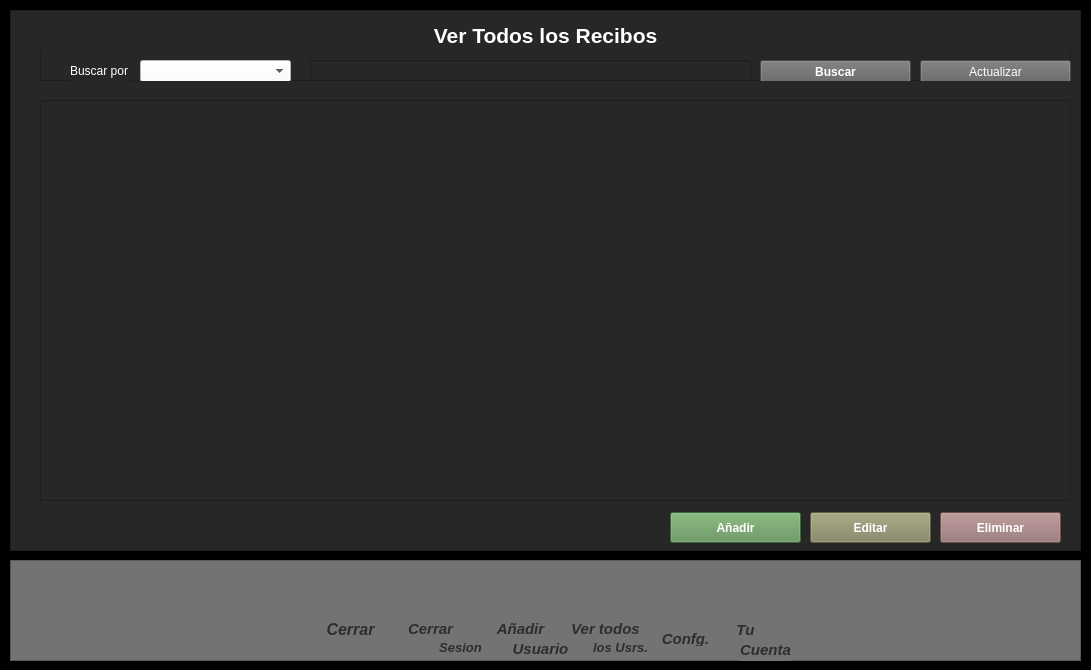
<?xml version="1.0" encoding="UTF-8"?>
<ui version="4.0">
 <class>Ver_recibos</class>
 <widget class="QWidget" name="Ver_recibos">
  <property name="geometry">
   <rect>
    <x>0</x>
    <y>0</y>
    <width>1091</width>
    <height>670</height>
   </rect>
  </property>
  <property name="windowTitle">
   <string>Tienda Main</string>
  </property>
  <property name="styleSheet">
   <string notr="true">background-color: rgb(0, 0, 0);
</string>
  </property>
  <widget class="QFrame" name="frame">
   <property name="geometry">
    <rect>
     <x>10</x>
     <y>10</y>
     <width>1071</width>
     <height>541</height>
    </rect>
   </property>
   <property name="styleSheet">
    <string notr="true">background-color: rgb(39, 39, 39);</string>
   </property>
   <property name="frameShape">
    <enum>QFrame::StyledPanel</enum>
   </property>
   <property name="frameShadow">
    <enum>QFrame::Raised</enum>
   </property>
   <widget class="QFrame" name="frame_3">
    <property name="geometry">
     <rect>
      <x>30</x>
      <y>10</y>
      <width>1031</width>
      <height>61</height>
     </rect>
    </property>
    <property name="frameShape">
     <enum>QFrame::StyledPanel</enum>
    </property>
    <property name="frameShadow">
     <enum>QFrame::Raised</enum>
    </property>
    <widget class="QLabel" name="label_2">
     <property name="geometry">
      <rect>
       <x>30</x>
       <y>40</y>
       <width>61</width>
       <height>21</height>
      </rect>
     </property>
     <property name="styleSheet">
      <string notr="true">color: rgb(255, 255, 255);</string>
     </property>
     <property name="text">
      <string>Buscar por : </string>
     </property>
    </widget>
    <widget class="QComboBox" name="filtro">
     <property name="geometry">
      <rect>
       <x>100</x>
       <y>40</y>
       <width>151</width>
       <height>22</height>
      </rect>
     </property>
     <property name="styleSheet">
      <string notr="true">background-color: rgb(255, 255, 255);</string>
     </property>
    </widget>
    <widget class="QLineEdit" name="Busqueda">
     <property name="geometry">
      <rect>
       <x>270</x>
       <y>40</y>
       <width>441</width>
       <height>21</height>
      </rect>
     </property>
     <property name="styleSheet">
      <string notr="true">color: rgb(255, 255, 255);</string>
     </property>
    </widget>
    <widget class="QPushButton" name="buscar_recibo">
     <property name="geometry">
      <rect>
       <x>720</x>
       <y>40</y>
       <width>151</width>
       <height>23</height>
      </rect>
     </property>
     <property name="font">
      <font>
       <weight>75</weight>
       <bold>true</bold>
      </font>
     </property>
     <property name="styleSheet">
      <string notr="true">background-color: rgb(99, 99, 99);
color: rgb(255, 255, 255);</string>
     </property>
     <property name="text">
      <string>Buscar</string>
     </property>
     <property name="icon">
      <iconset>
       <normaloff>../assets/icons/new/art_pint/documento (1).png</normaloff>../assets/icons/new/art_pint/documento (1).png</iconset>
     </property>
    </widget>
    <widget class="QPushButton" name="actualizar_recibo">
     <property name="geometry">
      <rect>
       <x>880</x>
       <y>40</y>
       <width>151</width>
       <height>23</height>
      </rect>
     </property>
     <property name="styleSheet">
      <string notr="true">background-color: rgb(99, 99, 99);
color: rgb(255, 255, 255);</string>
     </property>
     <property name="text">
      <string>Actualizar</string>
     </property>
     <property name="icon">
      <iconset>
       <normaloff>../assets/icons/new/art_pint/reiniciar.png</normaloff>../assets/icons/new/art_pint/reiniciar.png</iconset>
     </property>
    </widget>
    <widget class="QLabel" name="label">
     <property name="geometry">
      <rect>
       <x>-30</x>
       <y>0</y>
       <width>1071</width>
       <height>31</height>
      </rect>
     </property>
     <property name="font">
      <font>
       <pointsize>16</pointsize>
       <weight>75</weight>
       <bold>true</bold>
      </font>
     </property>
     <property name="styleSheet">
      <string notr="true">color: rgb(255, 255, 255);</string>
     </property>
     <property name="text">
      <string>&lt;html&gt;&lt;head/&gt;&lt;body&gt;&lt;p align=&quot;center&quot;&gt;Ver Todos los Recibos&lt;/p&gt;&lt;/body&gt;&lt;/html&gt;</string>
     </property>
    </widget>
   </widget>
   <widget class="QTableWidget" name="tabla">
    <property name="geometry">
     <rect>
      <x>30</x>
      <y>90</y>
      <width>1031</width>
      <height>401</height>
     </rect>
    </property>
    <property name="styleSheet">
     <string notr="true">color: rgb(255, 255, 255);</string>
    </property>
   </widget>
   <widget class="QPushButton" name="Anadir_recibo">
    <property name="geometry">
     <rect>
      <x>660</x>
      <y>502</y>
      <width>131</width>
      <height>31</height>
     </rect>
    </property>
    <property name="font">
     <font>
      <weight>75</weight>
      <bold>true</bold>
     </font>
    </property>
    <property name="styleSheet">
     <string notr="true">background-color: rgb(94, 144, 86);
color: rgb(255, 255, 255);</string>
    </property>
    <property name="text">
     <string>Añadir</string>
    </property>
    <property name="icon">
     <iconset>
      <normaloff>../assets/icons/new/art_pint/presupuesto.png</normaloff>../assets/icons/new/art_pint/presupuesto.png</iconset>
    </property>
    <property name="iconSize">
     <size>
      <width>25</width>
      <height>25</height>
     </size>
    </property>
   </widget>
   <widget class="QPushButton" name="Editar_recibo">
    <property name="geometry">
     <rect>
      <x>800</x>
      <y>502</y>
      <width>121</width>
      <height>31</height>
     </rect>
    </property>
    <property name="font">
     <font>
      <weight>75</weight>
      <bold>true</bold>
     </font>
    </property>
    <property name="styleSheet">
     <string notr="true">background-color: rgb(130, 132, 95);
color: rgb(255, 255, 255);</string>
    </property>
    <property name="text">
     <string>Editar</string>
    </property>
    <property name="icon">
     <iconset>
      <normaloff>../assets/icons/new/art_pint/documento.png</normaloff>../assets/icons/new/art_pint/documento.png</iconset>
    </property>
    <property name="iconSize">
     <size>
      <width>25</width>
      <height>25</height>
     </size>
    </property>
   </widget>
   <widget class="QPushButton" name="Eliminar_recibo">
    <property name="geometry">
     <rect>
      <x>930</x>
      <y>502</y>
      <width>121</width>
      <height>31</height>
     </rect>
    </property>
    <property name="font">
     <font>
      <weight>75</weight>
      <bold>true</bold>
     </font>
    </property>
    <property name="styleSheet">
     <string notr="true">background-color: rgb(148, 112, 112);
color: rgb(255, 255, 255);</string>
    </property>
    <property name="text">
     <string>Eliminar</string>
    </property>
    <property name="icon">
     <iconset>
      <normaloff>../assets/icons/new/art_pint/archivo.png</normaloff>../assets/icons/new/art_pint/archivo.png</iconset>
    </property>
    <property name="iconSize">
     <size>
      <width>25</width>
      <height>25</height>
     </size>
    </property>
   </widget>
  </widget>
  <widget class="QFrame" name="frame_2">
   <property name="geometry">
    <rect>
     <x>10</x>
     <y>560</y>
     <width>1071</width>
     <height>101</height>
    </rect>
   </property>
   <property name="styleSheet">
    <string notr="true">background-color: rgb(115, 115, 115);</string>
   </property>
   <property name="frameShape">
    <enum>QFrame::StyledPanel</enum>
   </property>
   <property name="frameShadow">
    <enum>QFrame::Raised</enum>
   </property>
   <widget class="QPushButton" name="Your_users">
    <property name="geometry">
     <rect>
      <x>730</x>
      <y>10</y>
      <width>51</width>
      <height>51</height>
     </rect>
    </property>
    <property name="cursor">
     <cursorShape>PointingHandCursor</cursorShape>
    </property>
    <property name="styleSheet">
     <string notr="true">QPushButton:hover
{
	border-style: solid;
   	background-color:#bbdefb;

}

QPushButton:pressed
{
	 	background-color:#0069c0;
}</string>
    </property>
    <property name="text">
     <string/>
    </property>
    <property name="icon">
     <iconset>
      <normaloff>../assets/icons/new/art_pint/usuario (2).png</normaloff>../assets/icons/new/art_pint/usuario (2).png</iconset>
    </property>
    <property name="iconSize">
     <size>
      <width>40</width>
      <height>40</height>
     </size>
    </property>
    <property name="flat">
     <bool>true</bool>
    </property>
   </widget>
   <widget class="QPushButton" name="More_users">
    <property name="geometry">
     <rect>
      <x>570</x>
      <y>10</y>
      <width>51</width>
      <height>51</height>
     </rect>
    </property>
    <property name="cursor">
     <cursorShape>PointingHandCursor</cursorShape>
    </property>
    <property name="styleSheet">
     <string notr="true">QPushButton:hover
{
	border-style: solid;
   	background-color:#bbdefb;

}

QPushButton:pressed
{
	 	background-color:#0069c0;
}</string>
    </property>
    <property name="text">
     <string/>
    </property>
    <property name="icon">
     <iconset>
      <normaloff>../assets/icons/new/art_pint/grupo.png</normaloff>../assets/icons/new/art_pint/grupo.png</iconset>
    </property>
    <property name="iconSize">
     <size>
      <width>40</width>
      <height>40</height>
     </size>
    </property>
    <property name="flat">
     <bool>true</bool>
    </property>
   </widget>
   <widget class="QPushButton" name="Close_Main">
    <property name="geometry">
     <rect>
      <x>320</x>
      <y>10</y>
      <width>51</width>
      <height>51</height>
     </rect>
    </property>
    <property name="cursor">
     <cursorShape>PointingHandCursor</cursorShape>
    </property>
    <property name="styleSheet">
     <string notr="true">QPushButton:hover
{
	border-style: solid;
   	background-color:#bbdefb;

}

QPushButton:pressed
{
	 	background-color:#0069c0;
}</string>
    </property>
    <property name="text">
     <string/>
    </property>
    <property name="icon">
     <iconset>
      <normaloff>../assets/icons/new/art_pint/eliminar.png</normaloff>../assets/icons/new/art_pint/eliminar.png</iconset>
    </property>
    <property name="iconSize">
     <size>
      <width>40</width>
      <height>40</height>
     </size>
    </property>
    <property name="flat">
     <bool>true</bool>
    </property>
   </widget>
   <widget class="QPushButton" name="New_Users">
    <property name="geometry">
     <rect>
      <x>490</x>
      <y>10</y>
      <width>51</width>
      <height>51</height>
     </rect>
    </property>
    <property name="cursor">
     <cursorShape>PointingHandCursor</cursorShape>
    </property>
    <property name="styleSheet">
     <string notr="true">QPushButton:hover
{
	border-style: solid;
   	background-color:#bbdefb;

}

QPushButton:pressed
{
	 	background-color:#0069c0;
}</string>
    </property>
    <property name="text">
     <string/>
    </property>
    <property name="icon">
     <iconset>
      <normaloff>../assets/icons/new/art_pint/usuario.png</normaloff>../assets/icons/new/art_pint/usuario.png</iconset>
    </property>
    <property name="iconSize">
     <size>
      <width>40</width>
      <height>40</height>
     </size>
    </property>
    <property name="flat">
     <bool>true</bool>
    </property>
   </widget>
   <widget class="QPushButton" name="Confg">
    <property name="geometry">
     <rect>
      <x>650</x>
      <y>10</y>
      <width>51</width>
      <height>51</height>
     </rect>
    </property>
    <property name="cursor">
     <cursorShape>PointingHandCursor</cursorShape>
    </property>
    <property name="styleSheet">
     <string notr="true">QPushButton:hover
{
	border-style: solid;
   	background-color:#bbdefb;

}

QPushButton:pressed
{
	 	background-color:#0069c0;
}</string>
    </property>
    <property name="text">
     <string/>
    </property>
    <property name="icon">
     <iconset>
      <normaloff>../assets/icons/new/art_pint/ajustes.png</normaloff>../assets/icons/new/art_pint/ajustes.png</iconset>
    </property>
    <property name="iconSize">
     <size>
      <width>40</width>
      <height>40</height>
     </size>
    </property>
    <property name="flat">
     <bool>true</bool>
    </property>
   </widget>
   <widget class="QPushButton" name="Close_Users">
    <property name="geometry">
     <rect>
      <x>400</x>
      <y>10</y>
      <width>51</width>
      <height>51</height>
     </rect>
    </property>
    <property name="cursor">
     <cursorShape>PointingHandCursor</cursorShape>
    </property>
    <property name="styleSheet">
     <string notr="true">QPushButton:hover
{
	border-style: solid;
   	background-color:#bbdefb;

}

QPushButton:pressed
{
	 	background-color:#0069c0;
}</string>
    </property>
    <property name="text">
     <string/>
    </property>
    <property name="icon">
     <iconset>
      <normaloff>../assets/icons/new/art_pint/abra-bloqueo.png</normaloff>../assets/icons/new/art_pint/abra-bloqueo.png</iconset>
    </property>
    <property name="iconSize">
     <size>
      <width>40</width>
      <height>40</height>
     </size>
    </property>
    <property name="flat">
     <bool>true</bool>
    </property>
   </widget>
   <widget class="QLabel" name="label_3">
    <property name="geometry">
     <rect>
      <x>310</x>
      <y>60</y>
      <width>61</width>
      <height>16</height>
     </rect>
    </property>
    <property name="text">
     <string>&lt;html&gt;&lt;head/&gt;&lt;body&gt;&lt;p align=&quot;center&quot;&gt;&lt;span style=&quot; font-size:12pt; font-weight:600; font-style:italic; color:#2d2d2d;&quot;&gt;Cerrar&lt;/span&gt;&lt;/p&gt;&lt;/body&gt;&lt;/html&gt;</string>
    </property>
   </widget>
   <widget class="QLabel" name="label_4">
    <property name="geometry">
     <rect>
      <x>390</x>
      <y>60</y>
      <width>61</width>
      <height>16</height>
     </rect>
    </property>
    <property name="text">
     <string>&lt;html&gt;&lt;head/&gt;&lt;body&gt;&lt;p align=&quot;center&quot;&gt;&lt;span style=&quot; font-size:11pt; font-weight:600; font-style:italic; color:#2d2d2d;&quot;&gt;Cerrar&lt;/span&gt;&lt;/p&gt;&lt;/body&gt;&lt;/html&gt;</string>
    </property>
   </widget>
   <widget class="QLabel" name="label_5">
    <property name="geometry">
     <rect>
      <x>420</x>
      <y>80</y>
      <width>61</width>
      <height>16</height>
     </rect>
    </property>
    <property name="text">
     <string>&lt;html&gt;&lt;head/&gt;&lt;body&gt;&lt;p align=&quot;center&quot;&gt;&lt;span style=&quot; font-size:10pt; font-weight:600; font-style:italic; color:#2d2d2d;&quot;&gt;Sesion&lt;/span&gt;&lt;/p&gt;&lt;/body&gt;&lt;/html&gt;</string>
    </property>
   </widget>
   <widget class="QLabel" name="label_6">
    <property name="geometry">
     <rect>
      <x>480</x>
      <y>60</y>
      <width>61</width>
      <height>16</height>
     </rect>
    </property>
    <property name="text">
     <string>&lt;html&gt;&lt;head/&gt;&lt;body&gt;&lt;p align=&quot;center&quot;&gt;&lt;span style=&quot; font-size:11pt; font-weight:600; font-style:italic; color:#2d2d2d;&quot;&gt;Añadir&lt;/span&gt;&lt;/p&gt;&lt;/body&gt;&lt;/html&gt;</string>
    </property>
   </widget>
   <widget class="QLabel" name="label_7">
    <property name="geometry">
     <rect>
      <x>500</x>
      <y>80</y>
      <width>61</width>
      <height>16</height>
     </rect>
    </property>
    <property name="text">
     <string>&lt;html&gt;&lt;head/&gt;&lt;body&gt;&lt;p align=&quot;center&quot;&gt;&lt;span style=&quot; font-size:11pt; font-weight:600; font-style:italic; color:#2d2d2d;&quot;&gt;Usuario&lt;/span&gt;&lt;/p&gt;&lt;/body&gt;&lt;/html&gt;</string>
    </property>
   </widget>
   <widget class="QLabel" name="label_8">
    <property name="geometry">
     <rect>
      <x>560</x>
      <y>60</y>
      <width>71</width>
      <height>16</height>
     </rect>
    </property>
    <property name="text">
     <string>&lt;html&gt;&lt;head/&gt;&lt;body&gt;&lt;p align=&quot;center&quot;&gt;&lt;span style=&quot; font-size:11pt; font-weight:600; font-style:italic; color:#2d2d2d;&quot;&gt;Ver todos&lt;/span&gt;&lt;/p&gt;&lt;/body&gt;&lt;/html&gt;</string>
    </property>
   </widget>
   <widget class="QLabel" name="label_9">
    <property name="geometry">
     <rect>
      <x>580</x>
      <y>80</y>
      <width>61</width>
      <height>16</height>
     </rect>
    </property>
    <property name="text">
     <string>&lt;html&gt;&lt;head/&gt;&lt;body&gt;&lt;p align=&quot;center&quot;&gt;&lt;span style=&quot; font-size:10pt; font-weight:600; font-style:italic; color:#2d2d2d;&quot;&gt;los Usrs.&lt;/span&gt;&lt;/p&gt;&lt;/body&gt;&lt;/html&gt;</string>
    </property>
   </widget>
   <widget class="QLabel" name="label_10">
    <property name="geometry">
     <rect>
      <x>650</x>
      <y>70</y>
      <width>51</width>
      <height>16</height>
     </rect>
    </property>
    <property name="text">
     <string>&lt;html&gt;&lt;head/&gt;&lt;body&gt;&lt;p align=&quot;center&quot;&gt;&lt;span style=&quot; font-size:11pt; font-weight:600; font-style:italic; color:#2d2d2d;&quot;&gt;Confg.&lt;/span&gt;&lt;/p&gt;&lt;/body&gt;&lt;/html&gt;</string>
    </property>
   </widget>
   <widget class="QLabel" name="label_11">
    <property name="geometry">
     <rect>
      <x>720</x>
      <y>60</y>
      <width>31</width>
      <height>21</height>
     </rect>
    </property>
    <property name="text">
     <string>&lt;html&gt;&lt;head/&gt;&lt;body&gt;&lt;p align=&quot;center&quot;&gt;&lt;span style=&quot; font-size:11pt; font-weight:600; font-style:italic; color:#2d2d2d;&quot;&gt;Tu&lt;/span&gt;&lt;/p&gt;&lt;/body&gt;&lt;/html&gt;</string>
    </property>
   </widget>
   <widget class="QLabel" name="label_12">
    <property name="geometry">
     <rect>
      <x>730</x>
      <y>80</y>
      <width>51</width>
      <height>21</height>
     </rect>
    </property>
    <property name="text">
     <string>&lt;html&gt;&lt;head/&gt;&lt;body&gt;&lt;p align=&quot;center&quot;&gt;&lt;span style=&quot; font-size:11pt; font-weight:600; font-style:italic; color:#2d2d2d;&quot;&gt;Cuenta&lt;/span&gt;&lt;/p&gt;&lt;/body&gt;&lt;/html&gt;</string>
    </property>
   </widget>
   <zorder>label_5</zorder>
   <zorder>Your_users</zorder>
   <zorder>More_users</zorder>
   <zorder>Close_Main</zorder>
   <zorder>New_Users</zorder>
   <zorder>Confg</zorder>
   <zorder>label_3</zorder>
   <zorder>label_4</zorder>
   <zorder>Close_Users</zorder>
   <zorder>label_6</zorder>
   <zorder>label_7</zorder>
   <zorder>label_8</zorder>
   <zorder>label_9</zorder>
   <zorder>label_10</zorder>
   <zorder>label_11</zorder>
   <zorder>label_12</zorder>
  </widget>
 </widget>
 <resources/>
 <connections/>
</ui>
